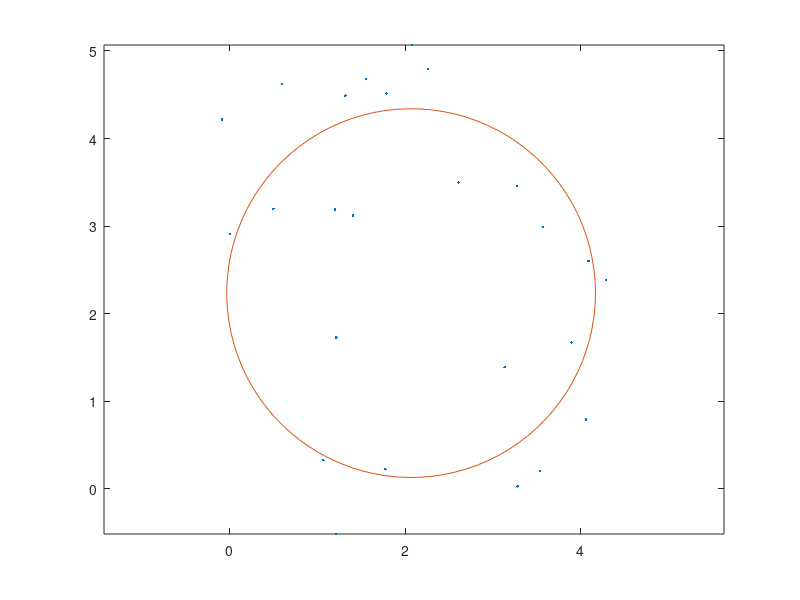
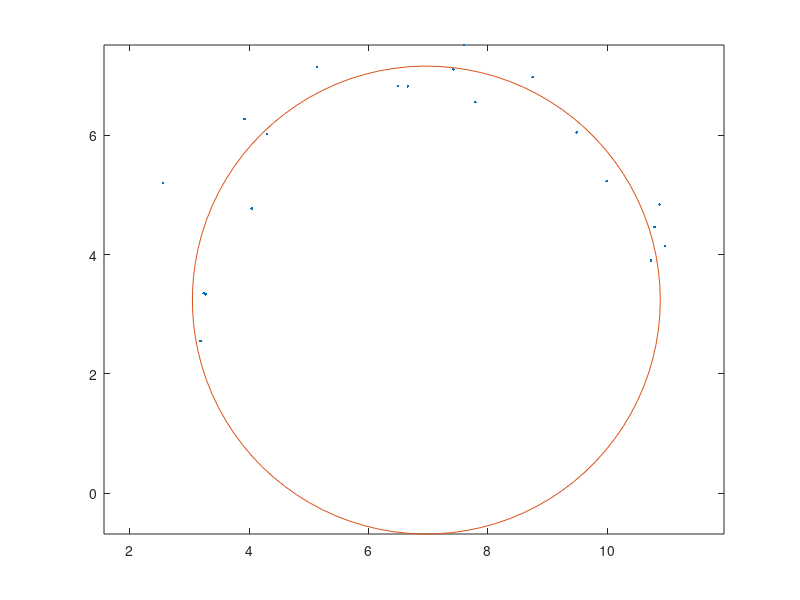

MATLAB code to generate these figures, in order:
x=[1.7745828; 1.5564247; 1.4031123; 3.9001242; 1.3169531; 3.5428623; 1.2130591; 
   1.0662723; 0.0019728; -0.0916895; 4.0942799; 0.4960777; 1.7870018; 
   3.5777697; 2.6105061; 3.2787335; 1.2084442; 2.2590815; 3.2846900; 
   4.2947338; 2.0773552; 0.5919104; 4.0648706; 1.1978026; 3.1357813];

y=[0.223926; 4.679744; 3.118928; 1.671998; 4.489287; 0.202165; 1.727469; 
   0.326929; 2.908360; 4.218851; 2.602819; 3.197936; 4.512759; 
   2.987913; 3.499582; 3.457453; -0.516197; 4.796360; 0.027931; 
   2.384780; 5.067981; 4.623044; 0.792238; 3.187952; 1.389320];
   

figure(1);
plot(x, y, '.')
hold on
axis equal;

function err = kolo(T, X, Y)
  err = sumsq(sqrt((X - T(1)) .^ 2 + (Y - T(2)) .^ 2) - T(3));
endfunction

x0 = sqp([0, 0, 0], @(T)(kolo(T, x, y)));

alpha = linspace(0, 2 * pi, 100);
new_x = x0(1) + x0(3) * cos(alpha);
new_y = x0(2) + x0(3) * sin(alpha);

plot(new_x, new_y);
hold off

figure(2)

alpha = 1 * pi * rand(20,1);
x0=7;
y0=3;
r=4;
sigma=.3;
x= x0 + r*cos(alpha) + normrnd(0,sigma,size(alpha));
y= y0 + r*sin(alpha) + normrnd(0,sigma,size(alpha));

plot(x, y, '.')
axis equal;
hold on

x0 = sqp([0, 0, 0], @(T)(kolo(T, x, y)));

alpha = linspace(0, 2 * pi, 100);
new_x = x0(1) + x0(3) * cos(alpha);
new_y = x0(2) + x0(3) * sin(alpha);

plot(new_x, new_y);
hold off
